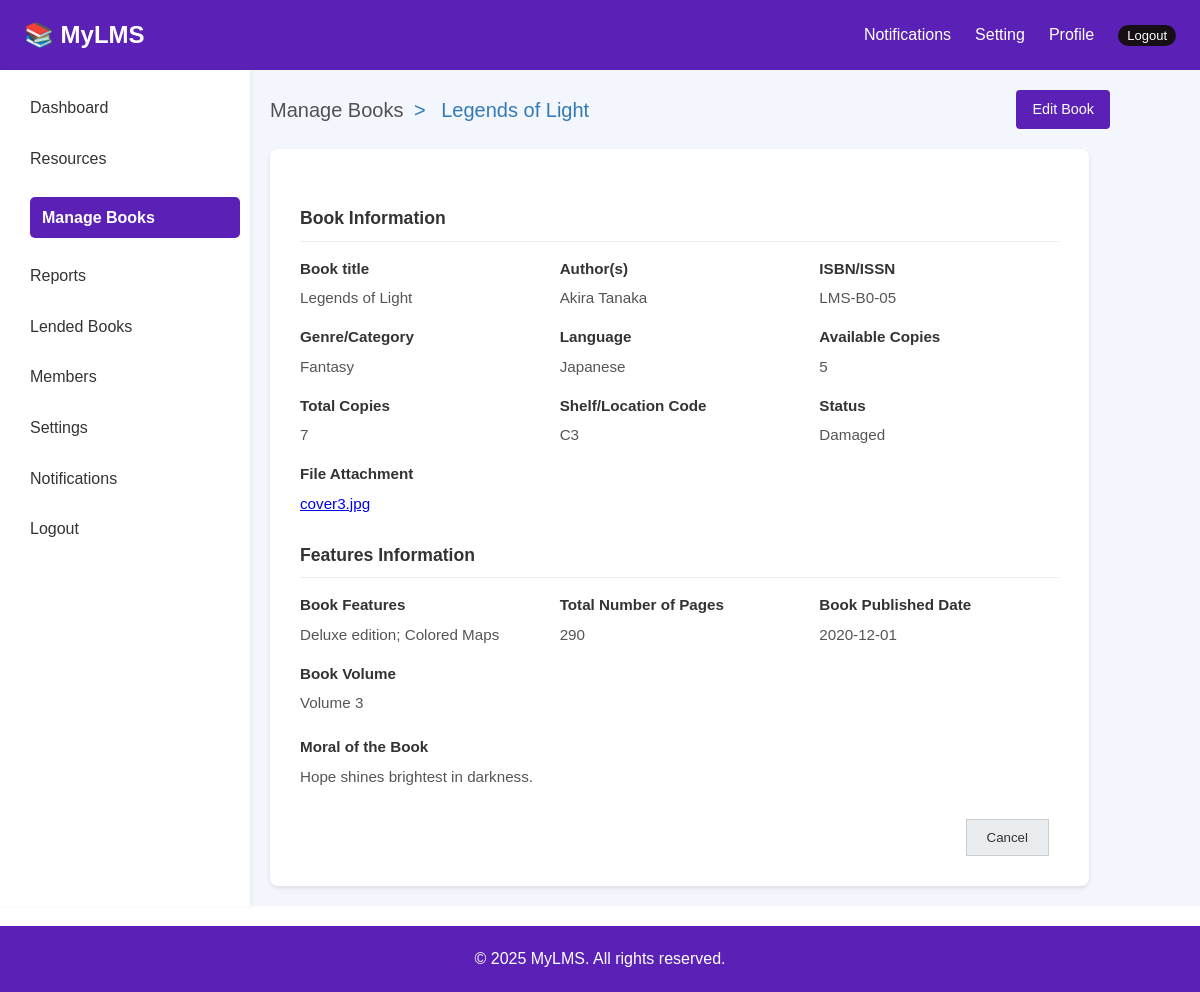
/admin/book_details.php?id=7 (signed in), run on the app's committed database.
### tables this page shows
CREATE TABLE `books` (
  `id` int NOT NULL,
  `isbn` varchar(20) NOT NULL,
  `title` varchar(255) NOT NULL,
  `author` varchar(100) DEFAULT NULL,
  `cover_image` varchar(225) DEFAULT NULL,
  `category` varchar(100) DEFAULT NULL,
  `language` varchar(50) DEFAULT NULL,
  `available_copies` int NOT NULL,
  `copies` int NOT NULL DEFAULT '1',
  `shelf_code` varchar(50) DEFAULT NULL,
  `status` enum('Available','Lended','Damaged') NOT NULL DEFAULT 'Available',
  `total_pages` int DEFAULT NULL,
  `features` text,
  `volume` text,
  `created_date` datetime NOT NULL DEFAULT CURRENT_TIMESTAMP,
  `publisher_name` int DEFAULT NULL,
  `published_date` date DEFAULT NULL,
  `moral` text
);

### admin/book_details.php (the view, shortened to what this page needs)
<?php
require_once '../includes/db.php';
$id = intval($_GET['id']);
$result = $conn->query("SELECT * FROM books WHERE id = $id");
$book = $result->fetch_assoc();
?>
<!DOCTYPE html>
<html lang="en">
<head>
    <link rel="stylesheet" href="../assets/css/style.css">
    <link rel="stylesheet" href="assets/css/admin.css">
    <link rel="stylesheet" href="assets/css/bookinfo.css">
</head>
<body>
    <?php include 'includes/header.php'; ?>
    <div class="body">
        <div class="sidebar">
            <?php include 'includes/sidebar.php'; ?>
        </div>
        <main class="main">
            <div class="header">
                <div class="breadcrumbs">
                    <a href="manage-books.php">Manage Books</a>
                    <span>></span>
                    <span><?= htmlspecialchars($book['title']) ?></span>
                </div>
                <a href="edit-book.php?id=<?= $book['id'] ?>" class="edit-button">Edit Book</a>
            </div>
            <div class="container">
                <div class="section-title">Book Information</div>
                <div class="info-grid">
                    <div class="info-item">
                        <strong>Book title</strong>
                        <?= htmlspecialchars($book['title']) ?>
                    </div>
                    <div class="info-item">
                        <strong>Author(s)</strong>
                        <?= htmlspecialchars($book['author']) ?>
                    </div>
                    <div class="info-item">
                        <strong>ISBN/ISSN</strong>
                        <?= htmlspecialchars($book['isbn']) ?>
                    </div>
                    <div class="info-item">
                        <strong>Genre/Category</strong>
                        <?= htmlspecialchars($book['category']) ?>
                    </div>
                    <div class="info-item">
                        <strong>Language</strong>
                        <?= htmlspecialchars($book['language']) ?>
                    </div>
                    <div class="info-item">
                        <strong>Available Copies</strong>
                        <?= htmlspecialchars($book['available_copies']) ?>
                    </div>
                    <div class="info-item">
                        <strong>Total Copies</strong>
                        <?= htmlspecialchars($book['copies']) ?>
                    </div>
                    <div class="info-item">
                        <strong>Shelf/Location Code</strong>
                        <?= htmlspecialchars($book['shelf_code']) ?>
                    </div>
                    <div class="info-item">
                        <strong>Status</strong>
                        <?= htmlspecialchars($book['status']) ?>
                    </div>
                    <div class="info-item">
                        <strong>File Attachment</strong>
                        <a href="#">
                            <?= htmlspecialchars($book['cover_image']) ?>
                        </a>
                    </div>
                </div>
                <div class="section-title">Features Information</div>
                <div class="info-grid">
                    <div class="info-item">
                        <strong>Book Features</strong>
                        <?= htmlspecialchars($book['features']) ?>
                    </div>
                    <div class="info-item">
                        <strong>Total Number of Pages</strong>
                        <?= htmlspecialchars($book['total_pages']) ?>
                    </div>
                    <div class="info-item">
                        <strong>Book Published Date</strong>
                        <?= htmlspecialchars($book['published_date']) ?>
                    </div>
                    <div class="info-item">
                        <strong>Book Volume</strong>
                        <?= htmlspecialchars($book['volume']) ?>
                    </div>
                </div>
                <div class="moral-of-book">
                    <strong>Moral of the Book</strong>
                    <?= htmlspecialchars($book['moral']) ?>
                </div>
                <div class="button-container">
                    <button onclick="location.replace('manage-books.php')" class="cancel-button">Cancel</button>
                </div>
            </div>
        </main>
    </div>
    <?php include 'includes/footer.php' ?>
</body>
</html>

### assets/css/style.css (style rules this page uses)
:root { --primary-color: #5b21b6; --secondary-color: #5F5F5F; --text-white: #FFFFFF; --text-black: #222222; --icon-color: #526B7A; --bg-dark-blue: #0A2540; --border-color: #E3E7EA; --bg-light: #FFFFFF; --card-title: #29343d; }
* { margin: 0; padding: 0; box-sizing: border-box; }
body { font-family: Arial, sans-serif; background: var(--bg-light); color: var(--text-black); line-height: 1.6; }

### admin/assets/css/admin.css (style rules this page uses)
* { margin: 0; padding: 0; box-sizing: border-box; font-family: Arial, sans-serif; }
.body { display: flex; min-height: 100vh; background-color: #f3f6fc; }
.breadcrumbs { font-size: 20px; color: #337ab7; }
.breadcrumbs a { color: #515151; text-decoration: none; }
.breadcrumbs span { margin: 0 5px; }
.sidebar { min-width: 250px; background-color: white; padding-top: 10px; box-shadow: 2px 0 5px rgba(0, 0, 0, 0.05); }
.main { flex: 1; padding: 20px; }

### admin/assets/css/bookinfo.css (style rules this page uses)
.container { background-color: #fff; border-radius: 8px; box-shadow: 0 2px 4px rgba(0, 0, 0, 0.1); padding: 30px; width: 90%; max-width: 960px; }
.header { display: flex; justify-content: space-between; align-items: center; margin-bottom: 20px; }
.breadcrumbs { font-size: 20px; color: #337ab7; }
.breadcrumbs a { color: #515151; text-decoration: none; }
.breadcrumbs span { margin: 0 5px; }
.edit-button { background-color: #5b21b6; margin-right: 70px; border-radius: 4px; cursor: pointer; font-size: 0.9em; transition: background-color 0.3s ease; display: inline-block; padding: 8px 16px; color: white; text-decoration: none; }
.section-title { color: #333; margin-top: 25px; margin-bottom: 15px; border-bottom: 1px solid #eee; padding-bottom: 8px; font-size: 1.1em; font-weight: bold; }
.info-grid { display: grid; grid-template-columns: repeat(auto-fit, minmax(200px, 1fr)); gap: 15px 20px; margin-bottom: 20px; }
.info-item { font-size: 0.95em; color: #555; }
.info-item strong { color: #333; display: block; margin-bottom: 5px; font-weight: bold; }
.moral-of-book { font-size: 0.95em; color: #555; margin-top: 20px; }
.moral-of-book strong { color: #333; display: block; margin-bottom: 5px; font-weight: bold; }
.button-container { display: flex; justify-content: flex-end; margin-top: 30px; }
.cancel-button { padding: 10px 20px; background-color: #e9ecef; color: #333; border: 1px solid #ccc; margin-right: 10px; }

### data on the page
books: title "Legends of Light", author "Akira Tanaka", isbn "LMS-B0-05", category "Fantasy", language "Japanese", available_copies "5", copies "7", shelf_code "C3", status "Damaged", cover_image "cover3.jpg", features "Deluxe edition; Colored Maps", total_pages "290", published_date "2020-12-01", volume "Volume 3", moral "Hope shines brightest in darkness."
